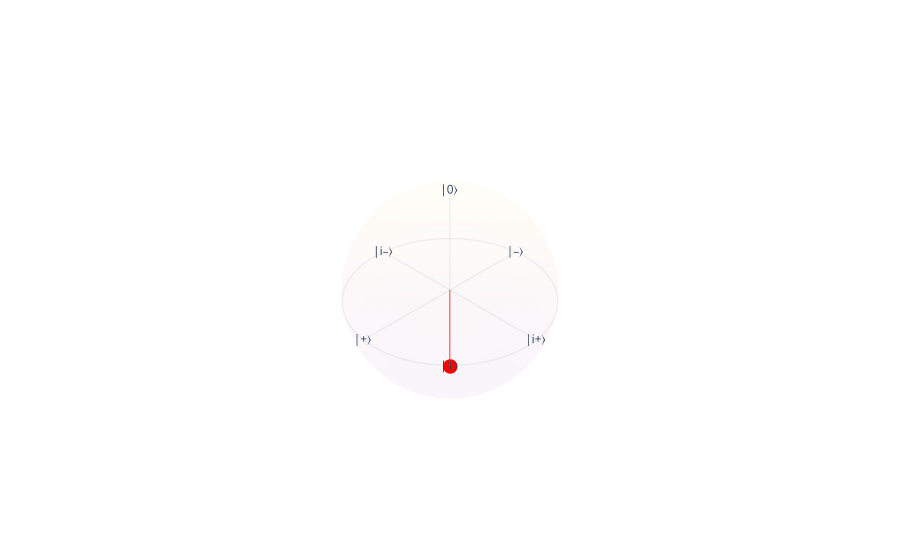

Notebook cell for this chart:
### Markdown cell above
Para concatenar portas parametrizadas usando a função {func}`~ket.operations.cat`, basta fornecer o argumento clássico da função. Quando apenas o argumento clássico é passado, uma nova porta é criada com esse argumento já aplicado. Isso simplifica o processo de criação de portas com parâmetros pré-definidos, facilitando a sua utilização em diversas partes do código.

### Code cell
from math import pi

# Instanciando um novo do processo quântico
processo = Process()

# Alocação de um qubit
qubits = processo.alloc()

porta_H = cat(RY(pi / 2), RX(pi))
porta_X = cat(porta_H, RZ(pi), porta_H)

porta_X(qubits)

bloch_sphere(qubits)  # Mostra o Bloch Sphere

### Figure 1 — Plotly figure (JSON) as saved in the notebook; plotly's stock layout.template omitted (floating-point values rounded to 4 significant figures; data arrays with more than 128 entries replaced by an {"elided": "..."} marker saying what was removed)
{"data": [{"name": "Bloch Sphere", "opacity": 0.02, "showscale": false, "type": "surface", "x": {"elided": "40x20 float values"}, "y": {"elided": "40x20 float values"}, "z": {"elided": "40x20 float values"}}, {"marker": {"color": "red", "size": 5}, "mode": "markers", "name": "qubit", "type": "scatter3d", "x": [0], "y": [-1.225e-16], "z": [-1]}, {"line": {"color": "red", "width": 3}, "mode": "lines", "name": "qubit line", "opacity": 0.5, "type": "scatter3d", "x": [0, 0], "y": [0, -1.225e-16], "z": [0, -1]}, {"line": {"color": "gray", "width": 3}, "mode": "lines", "name": "Equator", "opacity": 0.1, "type": "scatter3d", "x": [1, 0.998, 0.992, 0.9819, 0.9679, 0.9501, 0.9284, 0.9029, 0.8738, 0.8413, 0.8053, 0.766, 0.7237, 0.6785, 0.6306, 0.5801, 0.5272, 0.4723, 0.4154, 0.3569, 0.2969, 0.2358, 0.1736, 0.1108, 0.04758, -0.01587, -0.07925, -0.1423, -0.2048, -0.2665, -0.3271, -0.3863, -0.4441, -0.5, -0.5539, -0.6056, -0.6549, -0.7015, -0.7453, -0.7861, -0.8237, -0.858, -0.8888, -0.9161, -0.9397, -0.9595, -0.9754, -0.9874, -0.9955, -0.9995, -0.9995, -0.9955, -0.9874, -0.9754, -0.9595, -0.9397, -0.9161, -0.8888, -0.858, -0.8237, -0.7861, -0.7453, -0.7015, -0.6549, -0.6056, -0.5539, -0.5, -0.4441, -0.3863, -0.3271, -0.2665, -0.2048, -0.1423, -0.07925, -0.01587, 0.04758, 0.1108, 0.1736, 0.2358, 0.2969, 0.3569, 0.4154, 0.4723, 0.5272, 0.5801, 0.6306, 0.6785, 0.7237, 0.766, 0.8053, 0.8413, 0.8738, 0.9029, 0.9284, 0.9501, 0.9679, 0.9819, 0.992, 0.998, 1], "y": [0, 0.06342, 0.1266, 0.1893, 0.2511, 0.312, 0.3717, 0.4298, 0.4862, 0.5406, 0.5929, 0.6428, 0.6901, 0.7346, 0.7761, 0.8146, 0.8497, 0.8815, 0.9096, 0.9341, 0.9549, 0.9718, 0.9848, 0.9938, 0.9989, 0.9999, 0.9969, 0.9898, 0.9788, 0.9638, 0.945, 0.9224, 0.896, 0.866, 0.8326, 0.7958, 0.7557, 0.7127, 0.6668, 0.6182, 0.5671, 0.5137, 0.4582, 0.4009, 0.342, 0.2817, 0.2203, 0.158, 0.09506, 0.03173, -0.03173, -0.09506, -0.158, -0.2203, -0.2817, -0.342, -0.4009, -0.4582, -0.5137, -0.5671, -0.6182, -0.6668, -0.7127, -0.7557, -0.7958, -0.8326, -0.866, -0.896, -0.9224, -0.945, -0.9638, -0.9788, -0.9898, -0.9969, -0.9999, -0.9989, -0.9938, -0.9848, -0.9718, -0.9549, -0.9341, -0.9096, -0.8815, -0.8497, -0.8146, -0.7761, -0.7346, -0.6901, -0.6428, -0.5929, -0.5406, -0.4862, -0.4298, -0.3717, -0.312, -0.2511, -0.1893, -0.1266, -0.06342, -2.449e-16], "z": [0, 0, 0, 0, 0, 0, 0, 0, 0, 0, 0, 0, 0, 0, 0, 0, 0, 0, 0, 0, 0, 0, 0, 0, 0, 0, 0, 0, 0, 0, 0, 0, 0, 0, 0, 0, 0, 0, 0, 0, 0, 0, 0, 0, 0, 0, 0, 0, 0, 0, 0, 0, 0, 0, 0, 0, 0, 0, 0, 0, 0, 0, 0, 0, 0, 0, 0, 0, 0, 0, 0, 0, 0, 0, 0, 0, 0, 0, 0, 0, 0, 0, 0, 0, 0, 0, 0, 0, 0, 0, 0, 0, 0, 0, 0, 0, 0, 0, 0, 0]}, {"line": {"color": "gray", "width": 3}, "mode": "lines", "name": "x line", "opacity": 0.1, "type": "scatter3d", "x": [1, -1], "y": [0, 0], "z": [0, 0]}, {"line": {"color": "gray", "width": 3}, "mode": "lines", "name": "y line", "opacity": 0.1, "type": "scatter3d", "x": [0, 0], "y": [1, -1], "z": [0, 0]}, {"line": {"color": "gray", "width": 3}, "mode": "lines", "name": "z line", "opacity": 0.1, "type": "scatter3d", "x": [0, 0], "y": [0, 0], "z": [1, -1]}, {"mode": "text", "name": "|0⟩", "text": ["|0⟩"], "textposition": "middle center", "type": "scatter3d", "x": [0], "y": [0], "z": [1]}, {"mode": "text", "name": "|1⟩", "text": ["|1⟩"], "textposition": "middle center", "type": "scatter3d", "x": [0], "y": [0], "z": [-1]}, {"mode": "text", "name": "|+⟩", "text": ["|+⟩"], "textposition": "middle center", "type": "scatter3d", "x": [1], "y": [0], "z": [0]}, {"mode": "text", "name": "|‒⟩", "text": ["|‒⟩"], "textposition": "middle center", "type": "scatter3d", "x": [-1], "y": [0], "z": [0]}, {"mode": "text", "name": "|i+⟩", "text": ["|i+⟩"], "textposition": "middle center", "type": "scatter3d", "x": [0], "y": [1], "z": [0]}, {"mode": "text", "name": "|i‒⟩", "text": ["|i‒⟩"], "textposition": "middle center", "type": "scatter3d", "x": [0], "y": [-1], "z": [0]}], "layout": {"scene": {"aspectmode": "cube", "xaxis": {"range": [-1, 1], "showbackground": false, "showgrid": false, "visible": false}, "yaxis": {"range": [-1, 1], "showbackground": false, "showgrid": false, "visible": false}, "zaxis": {"range": [-1, 1], "showbackground": false, "showgrid": false, "visible": false}}, "showlegend": false}}
